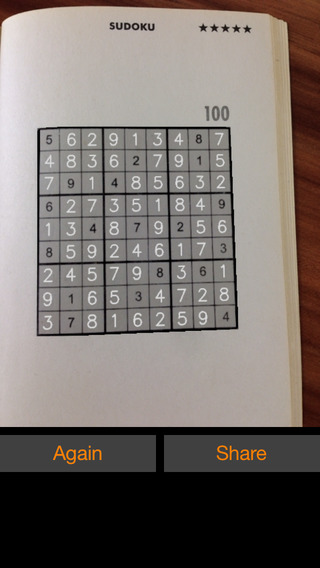
#> input picture pictures/sudoku1.jpeg, 320 x 568 px, found by its file name
$ python Img-Gradients1.py   (older library calls are emulated)
#> lines starting #> are read from the running program, lines starting #| are printed output that depends on the picture
# -*- coding: utf-8 -*-
"""
Created on Sat Mar 19 13:22:45 2016

@author: sanketjain
"""


import cv2
import numpy as np
from matplotlib import pyplot as plt

img = cv2.imread('/Users/sanketjain/Documents/Opencv/pictures/sudoku1.jpeg', 0)
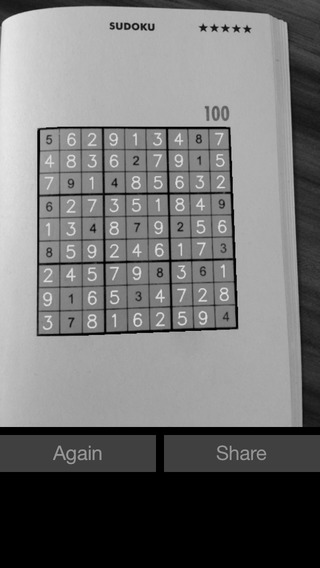
#> img: shape (568, 320); min 0, max 237, mean 114.6

laplacian = cv2.Laplacian(img,cv2.CV_64F)
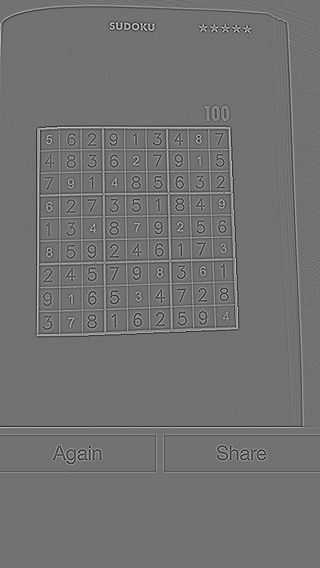
#> laplacian: shape (568, 320) float64; min -244, max 301, mean 0; drawn with min black and max white
sobelx = cv2.Sobel(img,cv2.CV_64F,1,0,ksize=5)
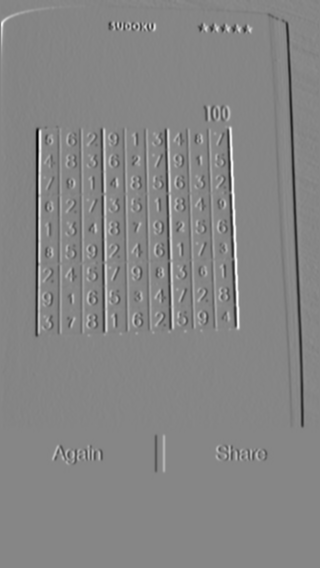
#> sobelx: shape (568, 320) float64; min -9446, max 8516, mean -45.7; drawn with min black and max white
sobely = cv2.Sobel(img,cv2.CV_64F,0,1,ksize=5)
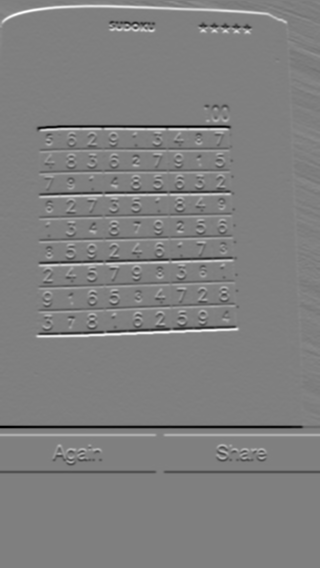
#> sobely: shape (568, 320) float64; min -8600, max 8564, mean -10.9; drawn with min black and max white

plt.subplot(2,2,1),plt.imshow(img,cmap = 'gray')
plt.title('Original'), plt.xticks([]), plt.yticks([])
plt.subplot(2,2,2),plt.imshow(laplacian,cmap = 'gray')
plt.title('Laplacian'), plt.xticks([]), plt.yticks([])
plt.subplot(2,2,3),plt.imshow(sobelx,cmap = 'gray')
plt.title('Sobel X'), plt.xticks([]), plt.yticks([])
plt.subplot(2,2,4),plt.imshow(sobely,cmap = 'gray')
plt.title('Sobel Y'), plt.xticks([]), plt.yticks([])


plt.show()

$ run again, with pictures/0apple.jpg copied over pictures/sudoku1.jpeg
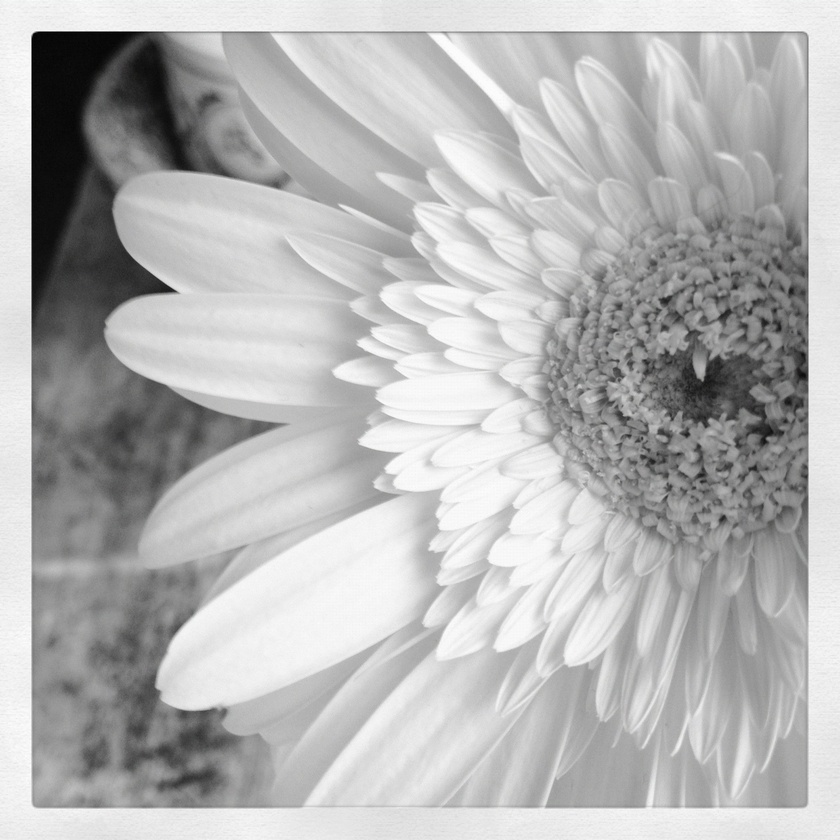
#> input picture pictures/0apple.jpg, 840 x 840 px, shrunk from 2048 x 2048 before the run, found by its file name
#> `sobely = cv2.Sobel(img,cv2.CV_64F,0,1,ksize=5)`:
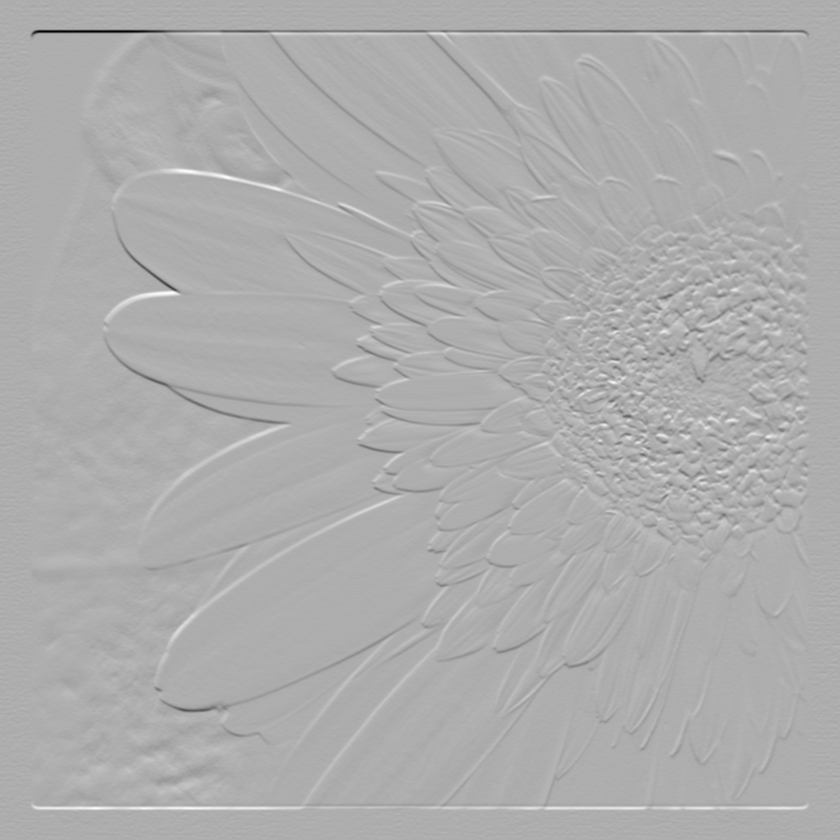
#> sobely: shape (840, 840) float64; min -11790, max 5505, mean -0.8; drawn with min black and max white
#> `plt.show()`:
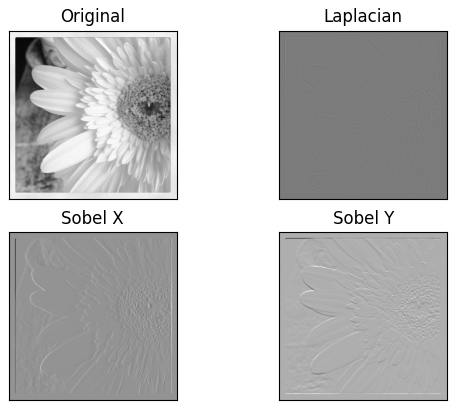
#> figure drawn by matplotlib, 4 panels
